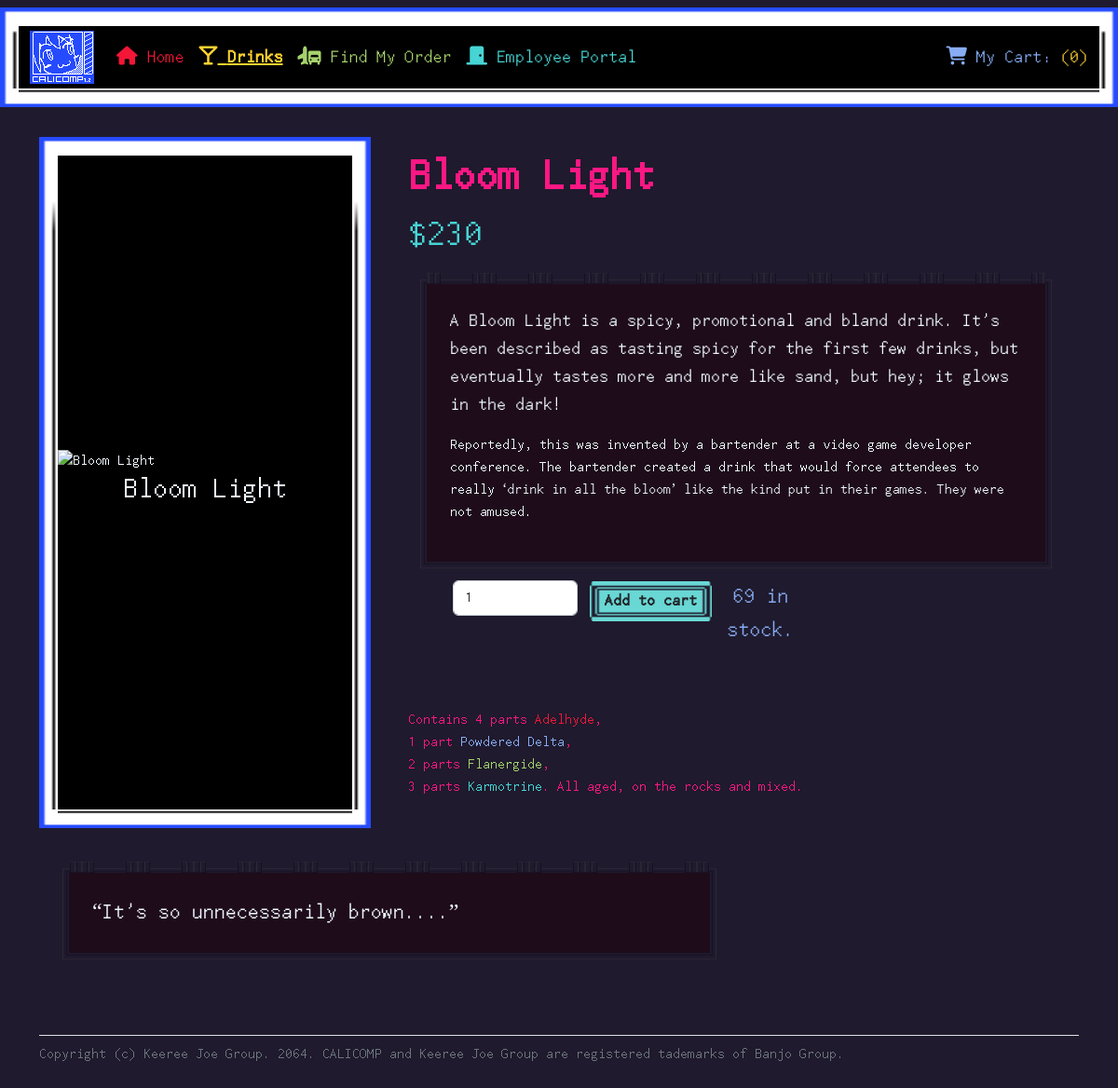
/drinkProfile.php?Drink=Bloom Light, run on the app's committed database.
### tables this page shows
CREATE TABLE `DRINKS`(
    `NAME`     VARCHAR(20)  PRIMARY KEY,
    `TYPE`     VARCHAR(20)  NOT NULL,
    `CATEGORY` VARCHAR(20)  NOT NULL,
    `FLAVOR`   VARCHAR(16)  NOT NULL,
    `PRICE`    SMALLINT  NOT NULL,
    `STOCK`    INT  DEFAULT 69,
    `DESC`     TEXT DEFAULT 'Collapse Fluid is the substance which fuels Collapse Technology. It is used in both Collapse and Reverse Collapse processes \nand is stored in crystalline capsule containers, which are highly volatile and must be handled carefully.',
    `QUOTE`    TEXT DEFAULT "How did you even get here? Is this my base layer?",
    `INGRED`   TEXT DEFAULT 'Contains %#% parts collapse fluid.<\p>'
);

### html/drinkProfile.php (the view, shortened to what this page needs)
<?php
require_once '../lib/drinksLib.php';
?>
<!DOCTYPE html>
<html lang="en">
<head>
  <link href="https://cdn.jsdelivr.net/npm/bootstrap@5.2.1/dist/css/bootstrap.min.css" rel="stylesheet"
>
  <link rel="stylesheet" href="https://cdnjs.cloudflare.com/ajax/libs/font-awesome/6.2.0/css/all.min.css"
/>
  <link rel="stylesheet" href="assets/stylesheet.css">
</head>
<body>
  <header>
    <nav class="navbar navbar-expand-lg navbar-dark">
      <div class="container-fluid" id="borderCALI">
        <a class="navbar-brand" href="index.php">
          <img src="assets/Logo.png" alt="CALICOMP" width="69" height="57">
        </a>
        <div class="collapse navbar-collapse" id="collapsibleNavId">
          <ul class="navbar-nav me-auto mt-2 mt-lg-0">
            <li class="nav-item">
              <a class="nav-link fs-5 Adelhyde" href="index.php">
              <i class="fas fa-home"></i> Home</a>
            </li>
            <li class="nav-item">
              <a class="nav-link fs-5 Bronson fw-bold text-decoration-underline" href="drinks.php">
              <i class="fas fa-glass-martini"></i> Drinks</a>
            </li>
            <li class="nav-item">
              <a class="nav-link fs-5 Flanergide" href="orderTrack.php">
              <i class="fas fa-truck-plane"></i> Find My Order</a>
            </li>
            <li class="nav-item">
              <a class="nav-link fs-5 Karmotrine" href="employee.php">
              <i class="fas fa-door-closed"></i> Employee Portal</a>
            </li>
          </ul>
          <a class="nav-link justify-content-end fs-5 Delta" href="cart.php">
            <i class="fas fa-shopping-cart"></i> My Cart:
            <?php
              $count = 0;
              echo "<span class=\"Bronson fw-2\">($count)</span>";
             ?>
          </a>
        </div>
      </div>
    </nav>
  </header>
  <?php
    if(!isset($_GET["Drink"]))
    {
        drinkERROR();
    }
    else
    {
        $name = str_replace('-', ' ', $_GET["Drink"]);
        $sql = <<<SQL
        SELECT *
            FROM DRINKS
            WHERE NAME = ?;
        SQL;
        try
        {
            $prepared = $pdo->prepare($sql);
        }
        catch(PDOException $e)
        {
          echo "Prepare Failure: " . $e->getMessage();
        }
        try
        {
            $result = $prepared->execute(array($name));
        }
        catch(PDOException $e)
        {
            echo "Execute Failure: " . $e->getMessage();
        }
        if(!$result) { die("Error in query."); }
        else
        {
            $rows = $prepared->fetchAll(PDO::FETCH_ASSOC);
            if(empty($rows)) { drinkERROR(); }
            else
            {
                foreach($rows as $row)
                {
                    $filename = str_replace(' ', '', $row['NAME']);
                }
            }
        }
    }
  ?>
  <main>
    <div class="container py-4">
      <div class="row align-items-md-stretch">
        <div class="col-md-4">
          <div class="h-100 d-flex justify-content-center flex-column" id="borderCALI">
            <?php
                echo "<img class=\"img-fluid\" src=\"assets/drinks/$filename\" alt=\"{$row['NAME']}\">";
                echo "<h2 class=\"text-center\">{$row['NAME']}</h2>";
            ?>
          </div>
        </div>
        <div class="col-md-8">
          <div class="h-50 p-3">
            <?php
                echo "<h1 class=\"display-5 fw-bold Stella\">{$row['NAME']}</h1>";
                echo "<p class=\"h1 Karmotrine\">\${$row['PRICE']}</p>";
                echo"<div id=\"borderIMG\"><p class=\"fs-5\">{$row['DESC']}</p></div>";
            ?>
            <form class="row px-5" action="cartAdd.php" method="POST" validate>
              <div class="col-3">
                <input class="form-control" min="1" max="<?php echo $row['STOCK']; ?>"  type="number" placeholder="Enter Quantity" value=1 name="QTY" required>
              </div>
              <div class="col-2 p-0 text-center">
                <button class="btn btn-lg btn-val fw-bold" style="white-space:nowrap;" type="Submit">Add to cart</button>
              </div>
              <div class="col-3 text-center">
                <p class="Delta fs-4"><?php echo $row['STOCK']; ?> in stock.</p>
              </div>
            </form>
            <div style="height: 50px;"></div>
            <div class="Stella">
              <?php echo "<p>", $row['INGRED'], "</p>"; ?>
            </div>
          </div>
        </div>
      </div>
      <div class="py-1">
        <div class="container-fluid py-4">
          <p class="col-md-8 fs-4" id="borderIMG">&ldquo;<?php echo $row['QUOTE']; ?>&rdquo;</p>
        </div>
      </div>
      <footer class="pt-2 mt-4 text-muted border-top">
        Copyright (c) Keeree Joe Group. 2064.
        CALICOMP and Keeree Joe Group are registered tademarks of Banjo Group.
      </footer>
    </div>
  </main>
</body>
</html>

### html/assets/stylesheet.css (style rules this page uses)
body { font-family: "CyberpunkWaifus", serif; background-color: #1F1A2D; --bs-nav-link-color: #fc1783!important; }
#borderIMG { border: 45px solid transparent; border-image-slice:28 20 22 20; border-image-width:20px 20px 20px 20px; border-image-outset:0px 0px 0px 0px; border-image-repeat:repeat; border-image-source: url(borderIMG.png); background-color: #1e0c1b; color: aliceblue; }
#borderCALI { border: 20px solid transparent; border-image-slice:9 7 11 7; border-image-width:20px 20px 20px 20px; border-image-outset:0px 0px 0px 0px; border-image-repeat:stretch; border-image-source: url(borderCALI.png); background-color: black; color: aliceblue; }
.btn-val { font-size: large; background-image: url(Button.png); background-repeat: no-repeat; background-size: 100% 100%; }
.Adelhyde { color:#f21637; }
.Delta { color:#87acf3; }
.Bronson { color:#ffd230; }
.Flanergide { color:#a6d26d; }
.Karmotrine { color:#47d4d4; }
.Stella { color:#fc1783; }

### data on the page
drinks: NAME "Bloom Light", PRICE "230", DESC "A Bloom Light is a spicy, promotional and bland drink. It's been described as tasting spicy for the first few drinks, but eventually tastes more and more like sand, but hey; it glows in the dark! Reportedly, this was invented by a bartender at a video game developer conference. The bartender created a drink that would force attendees to really ‘drink in all the bloom’ like the kind put in their games. They were not amused.", STOCK "69", INGRED "Contains 4 parts Adelhyde , 1 part Powdered Delta , 2 parts Flanergide , 3 parts Karmotrine . All aged, on the rocks and mixed.", QUOTE "It's so unnecessarily brown...."

### other printed values
$count "0"
